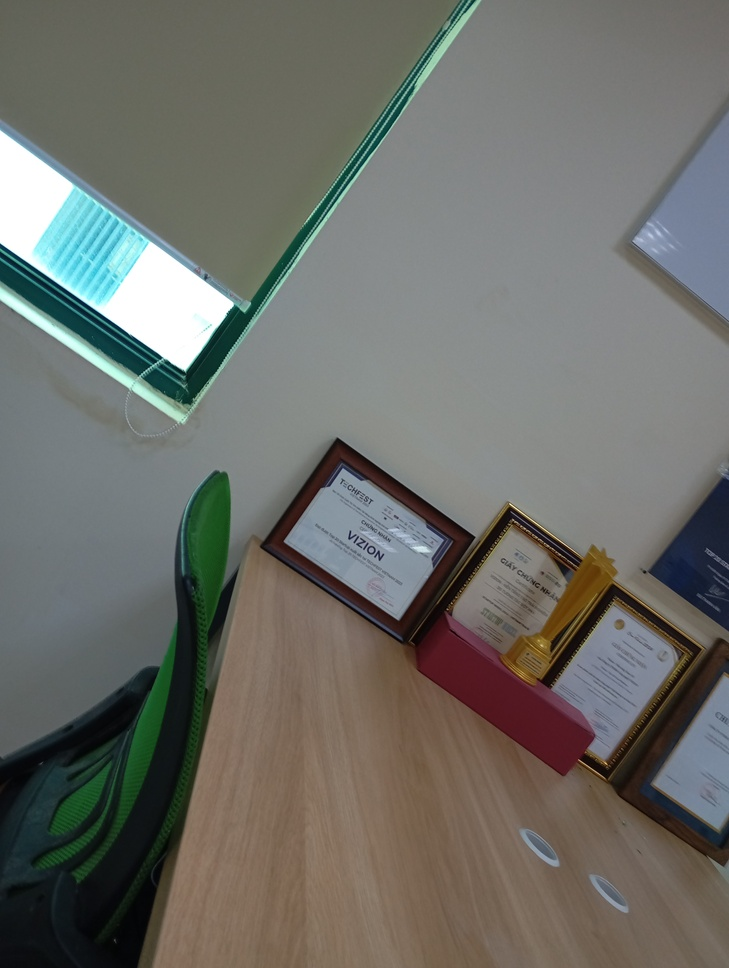
#> input picture GhepAnhPano/xoayPano/xien/2.jpg, 729 x 968 px, shrunk from 3072 x 4080 before the run; its folder holds only this picture in this run
$ python xoaynhieuanh.py
#> lines starting #> are read from the running program, lines starting #| are printed output that depends on the picture; after the words box and inside, x2 and y2 are one past the last pixel; in counts of white or black regions, pixels touching at a corner belong together
import cv2
import numpy as np
import os

def rotate_and_remove_background(image_path, ref_image_path, output_path):
    """
    Xoay ảnh, loại bỏ nền đen và tạo ảnh PNG trong suốt.

    Args:
        image_path (str): Đường dẫn đến ảnh cần xử lý.
        ref_image_path (str): Đường dẫn đến ảnh tham chiếu.
        output_path (str): Đường dẫn để lưu ảnh kết quả.
    """
#> called with image_path = 'xien/2.jpg', ref_image_path = 'xien/1.jpg', output_path = 'output/rotated_2.jpg'

    # Đọc ảnh
    img = cv2.imread(image_path)
#> img is the input picture: shape (968, 729, 3); mean B, G, R 104.4, 109.7, 109.1
    ref_img = cv2.imread(ref_image_path)
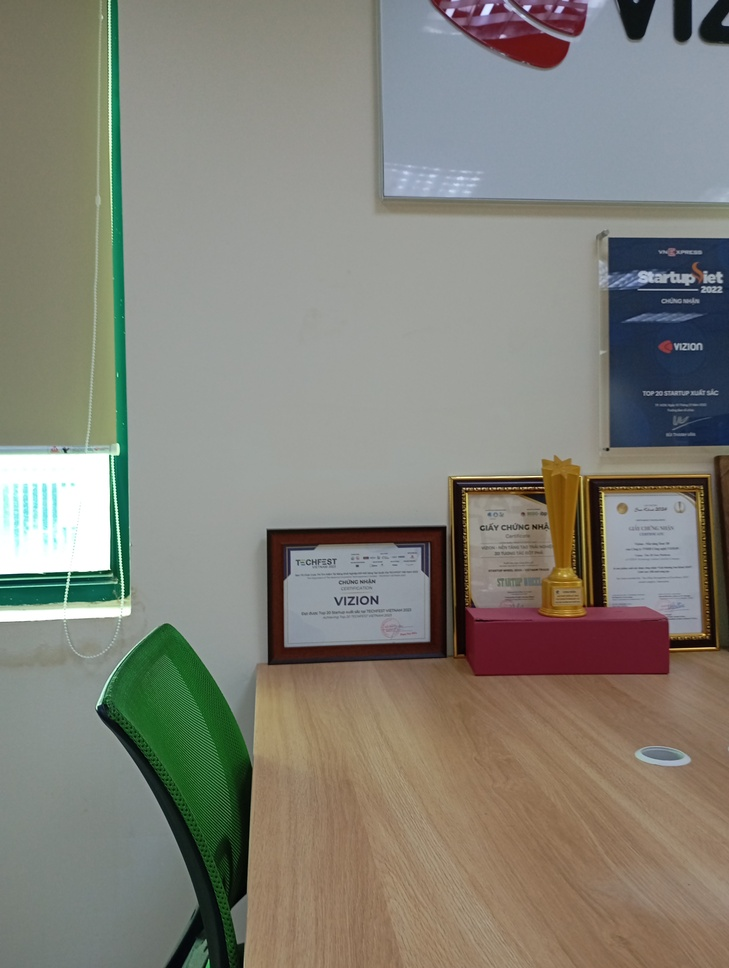
#> input picture GhepAnhPano/xoayPano/imghangloat/1.jpg, 729 x 968 px, shrunk from 3072 x 4080 before the run, found by its file name
#> ref_img is the input picture: shape (968, 729, 3); mean B, G, R 119.8, 129.5, 131

    # Chuyển sang không gian màu grayscale
    gray_img = cv2.cvtColor(img, cv2.COLOR_BGR2GRAY)
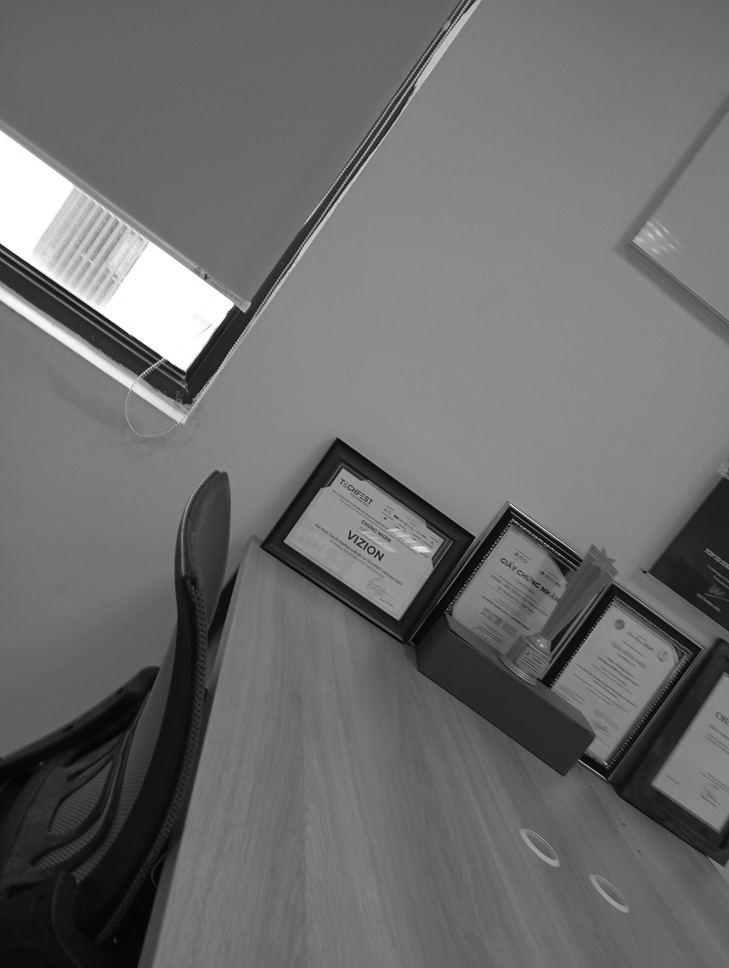
#> gray_img: shape (968, 729); min 2, max 255, mean 108.9
    gray_ref = cv2.cvtColor(ref_img, cv2.COLOR_BGR2GRAY)
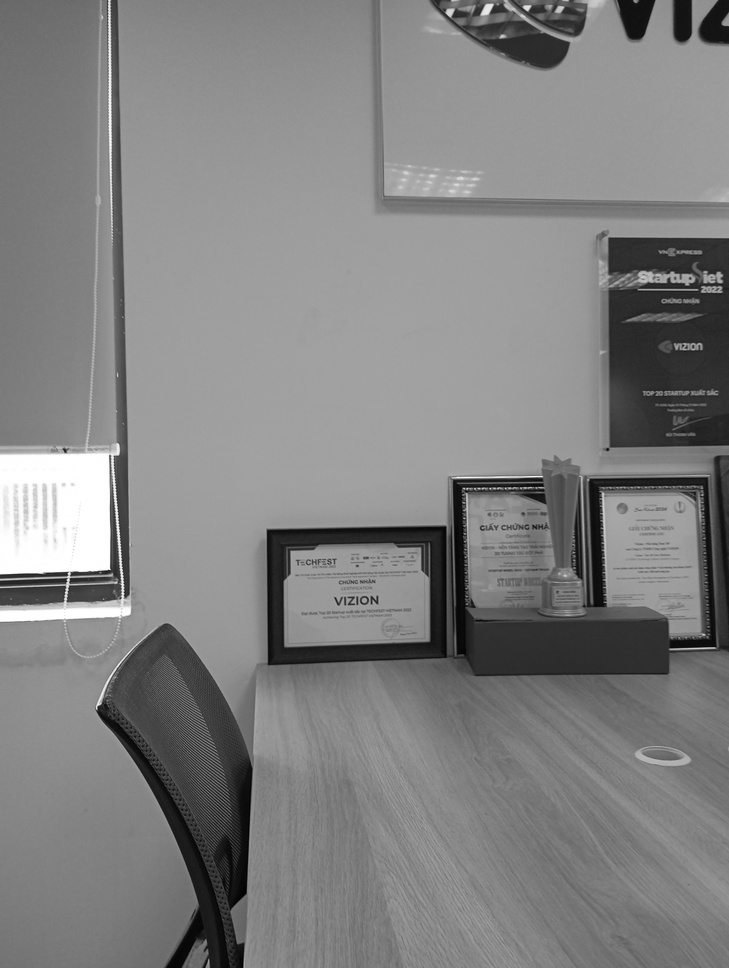
#> gray_ref: shape (968, 729); min 1, max 255, mean 128.9

    # Tìm kiếm điểm tương đồng SIFT
    sift = cv2.SIFT_create()
    kp1, des1 = sift.detectAndCompute(gray_img, None)
#> kp1 = 557 keypoints; strongest (x, y, size): (167, 302, 65.1), (181, 351, 23.2), (160, 357, 2.8), (167, 362, 3.2)
    kp2, des2 = sift.detectAndCompute(gray_ref, None)
#> kp2 = 993 keypoints; strongest (x, y, size): (527, 8, 4), (450, 12, 4.8), (65, 574, 3), (487, 9, 6.2)

    # Nối khớp các điểm tương đồng
    bf = cv2.BFMatcher(cv2.NORM_L2, crossCheck=True)
    matches = bf.match(des1, des2)
#> matches = 240 matches
    matches = sorted(matches, key=lambda x: x.distance)

    # Tính toán ma trận homography
    MIN_MATCH_COUNT = 10
    if len(matches) > MIN_MATCH_COUNT:
        src_pts = np.float32([kp1[m.queryIdx].pt for m in matches]).reshape(-1, 1, 2)
#> src_pts = 240 rows, first 8: [651, 714.4], [374.1, 568], [634.3, 625.2], [339.2, 456.6], [321.4, 489.5], [329, 485.1], [339.2, 456.6], [367.2, 500]
        dst_pts = np.float32([kp2[m.trainIdx].pt for m in matches]).reshape(-1, 1, 2)
#> dst_pts = 240 rows, first 8: [709.4, 571], [377.5, 613], [634.7, 499.5], [280.5, 544.6], [285, 581.6], [289.1, 572.9], [280.5, 544.6], [330.1, 561.7]
        M, mask = cv2.findHomography(src_pts, dst_pts, cv2.RANSAC, 5.0)
#> M = [[0.774, 0.525, -239.3], [-0.568, 0.686, 388.5], [6.03e-06, -0.000143, 1]]; mask = 240 values, max 1 at index 1, min 0 at index 0, mean 0.475
        if M is None:
            print("Không thể tính toán ma trận homography")
            return
    else:
        print("Không đủ điểm tương đồng")
        return

    # Tính toán kích thước canvas cho ảnh xoay
    h, w, _ = img.shape
#> h = 968; w = 729
    pts = np.float32([[0, 0], [0, h - 1], [w - 1, h - 1], [w - 1, 0]]).reshape(-1, 1, 2)
#> pts = [[0, 0], [0, 967], [728, 967], [728, 0]]
    dst = cv2.perspectiveTransform(pts, M)
#> dst = [[-239.3, 388.5], [311.1, 1220.1], [959.8, 736.5], [322.8, -25.07]]
    [x_min, y_min] = np.int32(dst.min(axis=0).ravel())
#> x_min = -239; y_min = -25
    [x_max, y_max] = np.int32(dst.max(axis=0).ravel())
#> x_max = 959; y_max = 1220
    w = x_max - x_min
#> w = 1198
    h = y_max - y_min
#> h = 1245

    # Tạo ma trận dịch chuyển
    translation = [-x_min, -y_min]
#> translation = [239, 25]
    T = np.float32([[1, 0, translation[0]], [0, 1, translation[1]], [0, 0, 1]])
#> T = [[1, 0, 239], [0, 1, 25], [0, 0, 1]]

    # Xoay ảnh
    rotated_img = cv2.warpPerspective(img, T @ M, (w, h))
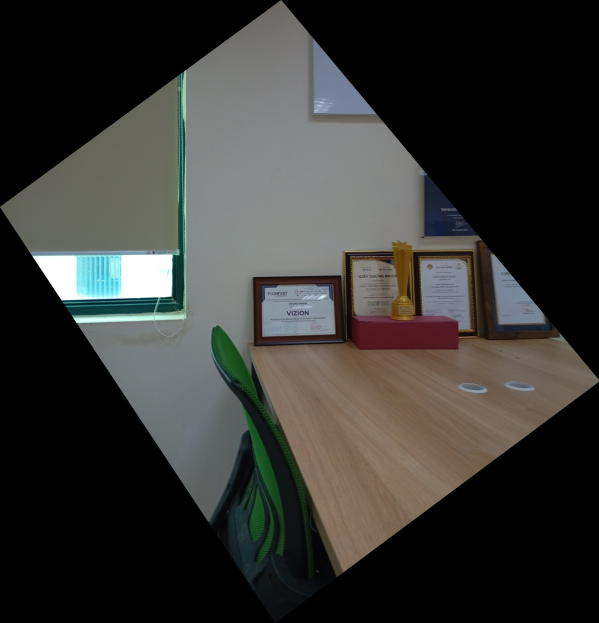
#> rotated_img: shape (1245, 1198, 3) (shown at 1/2 size); mean B, G, R 51.1, 54, 54.1

    # Tạo kênh alpha
    b, g, r = cv2.split(rotated_img)
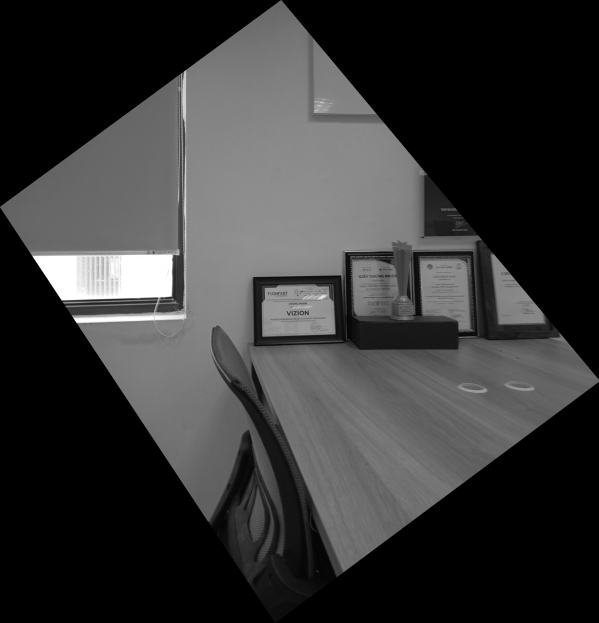
#> g: shape (1245, 1198) (shown at 1/2 size); min 0, max 255, mean 54
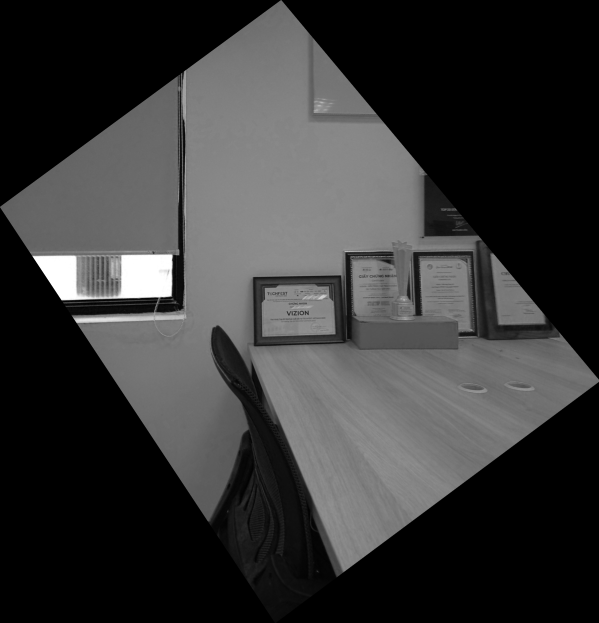
#> r: shape (1245, 1198) (shown at 1/2 size); min 0, max 255, mean 54.1
    alpha = np.ones_like(b, dtype=np.uint8) * 255

    # Xác định pixel nền đen bằng Otsu's thresholding
    gray = cv2.cvtColor(rotated_img, cv2.COLOR_BGR2GRAY)
    thresh, mask_black = cv2.threshold(gray, 0, 255, cv2.THRESH_BINARY_INV + cv2.THRESH_OTSU)
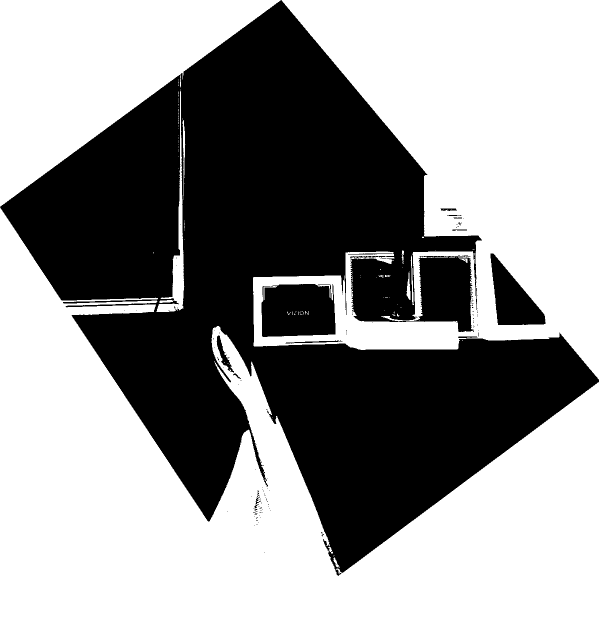
#> mask_black: shape (1245, 1198) (shown at 1/2 size); 58.1% white; 147 black regions (131 under 20 px), largest, box (x1, y1, x2, y2) and area: (0, 0, 1198, 1152) 586822, (523, 568, 671, 674) 14396, (813, 511, 948, 664) 13529
#> thresh = 63

    # Làm trong suốt các pixel nền đen
    alpha[mask_black] = 0

    # Kết hợp các kênh và lưu ảnh
    rgba_img = cv2.merge((b, g, r, alpha))
    cv2.imwrite(output_path, rgba_img)

# Ví dụ sử dụng
input_folder = "xien"
output_folder = "output"
ref_image_path = os.path.join(input_folder, "1.jpg")

for image_file in os.listdir(input_folder):
    if image_file.endswith(".jpg") or image_file.endswith(".png"):
        image_path = os.path.join(input_folder, image_file)
        output_path = os.path.join(output_folder, "rotated_" + image_file)
        rotate_and_remove_background(image_path, ref_image_path, output_path)
